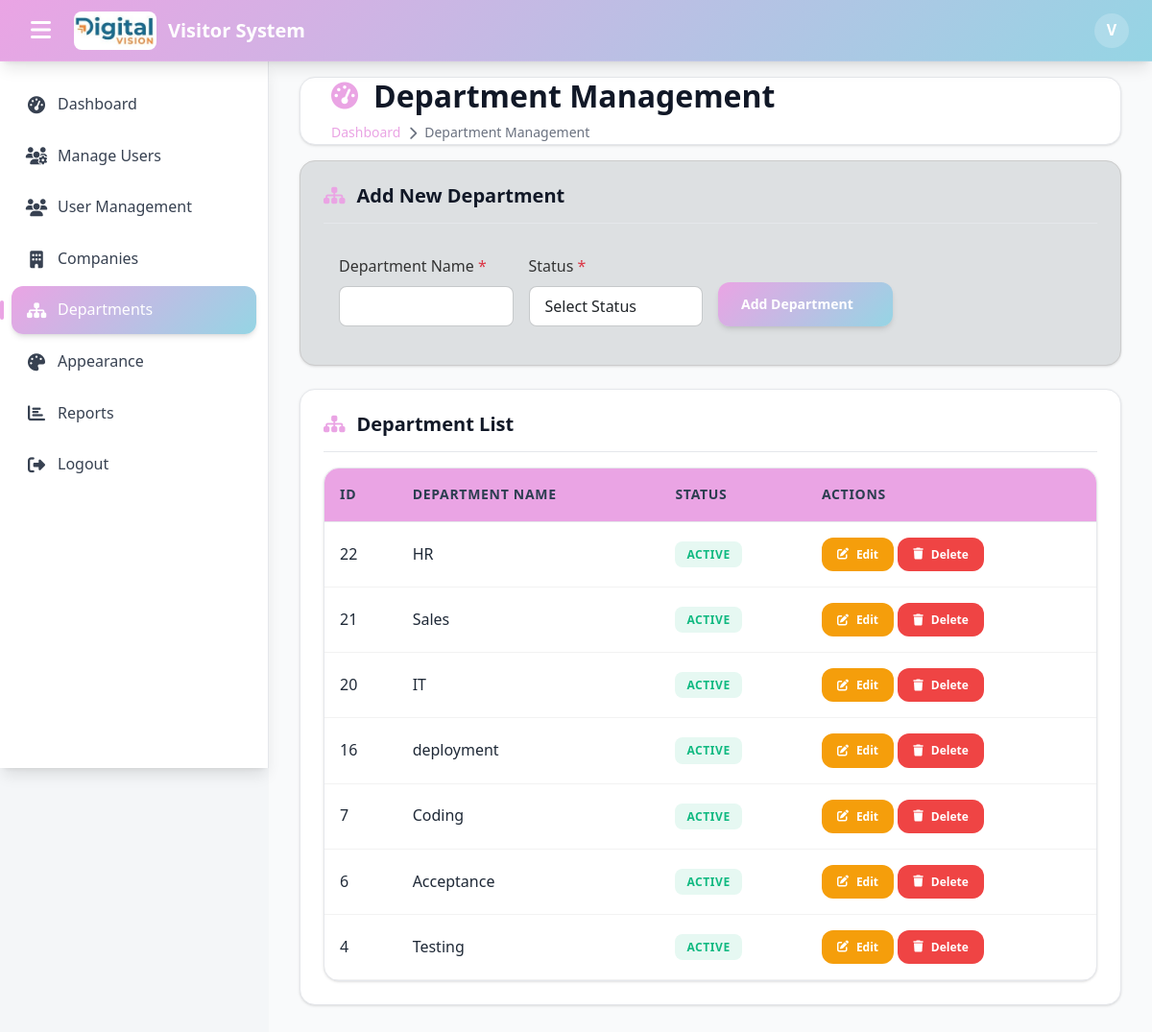
The app's page /admin/create_department.php (signed in) with its own data.
### tables this page shows
CREATE TABLE `system_theme` (
  `id` int(10) NOT NULL,
  `primary_color` varchar(20) DEFAULT '#007bff',
  `secondary_color` varchar(20) DEFAULT '#0056b3',
  `logo_path` varchar(255) DEFAULT NULL
);

CREATE TABLE `departments` (
  `id` int(10) NOT NULL,
  `name` varchar(10) NOT NULL,
  `status` enum('Active','Inactive') DEFAULT 'Active',
  `created_at` datetime DEFAULT current_timestamp()
);

### includes/theme.php (called while the page is built, shortened)
<?php
require_once __DIR__ . '/db.php';
$theme = [
    'primary_color' => '#2563eb',
    'secondary_color' => '#1d4ed8',
    'logo_path' => 'assets/default-logo.svg'
];
if ($conn) {
    $res = $conn->query("SELECT primary_color, secondary_color, logo_path FROM system_theme LIMIT 1");
    if ($res && $row = $res->fetch_assoc()) {
        if (!empty($row['primary_color'])) $theme['primary_color'] = $row['primary_color'];
        if (!empty($row['secondary_color'])) $theme['secondary_color'] = $row['secondary_color'];
        if (!empty($row['logo_path'])) $theme['logo_path'] = $row['logo_path'];
    }
}
function theme_logo() {
    global $theme;
    return $theme['logo_path'];
}
?>

### admin/create_department.php (the view, shortened to what this page needs)
<?php
require_once __DIR__ . '/../includes/erp_layout.php';
$editDepartment = null;
$result = $conn->query("SELECT * FROM departments ORDER BY id DESC");
$breadcrumbs = [
    ['title' => 'Dashboard', 'url' => 'dashboard.php', 'icon' => 'tachometer-alt'],
    ['title' => 'Department Management', 'icon' => 'sitemap']
];
echo erp_header('Department Management', $breadcrumbs);
?>
<div class="erp-card form-card mb-4">
    <div class="erp-card-header">
        <h3 class="erp-card-title">
            <i class="fas fa-sitemap"></i>
            <?= $editDepartment ? 'Edit Department' : 'Add New Department' ?>
        </h3>
    </div>
    <form method="POST" class="p-3" id="departmentForm">
        <div class="row g-3 align-items-end">
            <div class="col-md-3">
                <label class="form-label">Department Name <span class="text-danger">*</span></label>
                <input type="text" name="<?= $editDepartment ? 'edit_name' : 'name' ?>" id="deptName"
                    class="form-control"
                    value="<?= htmlspecialchars($editDepartment['name'] ?? $_POST['name'] ?? '') ?>">
            </div>
            <div class="col-md-3">
                <label class="form-label">Status <span class="text-danger">*</span></label>
                <select name="<?= $editDepartment ? 'edit_status' : 'status' ?>" id="deptStatus" class="form-control">
                    <option value="">Select Status</option>
                </select>
            </div>
            <div class="col-md-3 d-flex align-items-end">
                <button type="submit" class="erp-btn erp-btn-primary w-100">
                    <?= $editDepartment ? 'Update Department' : 'Add Department' ?>
                </button>
            </div>
        </div>
    </form>
</div>
<div class="erp-card">
    <div class="erp-card-header">
        <h3 class="erp-card-title"><i class="fas fa-sitemap"></i> Department List</h3>
    </div>
    <div class="erp-table-container">
        <table class="erp-table">
            <thead>
                <tr>
                    <th>ID</th>
                    <th>Department Name</th>
                    <th>Status</th>
                    <th>Actions</th>
                </tr>
            </thead>
            <tbody>
                <?php if ($result && $result->num_rows > 0): ?>
                    <?php while ($row = $result->fetch_assoc()): ?>
                        <tr>
                            <td><?= $row['id'] ?></td>
                            <td><?= htmlspecialchars($row['name']) ?></td>
                            <td><?= erp_badge($row['status'], $row['status'] == 'Active' ? 'success' : 'danger') ?></td>
                            <td>
                                <a href="?edit=<?= $row['id'] ?>" class="erp-btn erp-btn-warning erp-btn-sm"
                                    onclick="return editAlert();"><i class="fas fa-edit"></i> Edit</a>
                                <a href="javascript:void(0)" class="erp-btn erp-btn-danger erp-btn-sm"
                                    onclick="deleteConfirm('?delete=<?= $row['id'] ?>','department')"><i
                                        class="fas fa-trash"></i> Delete</a>
                            </td>
                        </tr>
                    <?php endwhile; ?>
                <?php endif; ?>
            </tbody>
        </table>
    </div>
</div>
<?php echo erp_footer(); ?>

### includes/erp_layout.php (shortened to what this page needs)
<?php
require_once __DIR__ . '/theme.php';
function erp_header($title, $breadcrumbs = [])
{
    ?>
    <!DOCTYPE html>
    <html lang="en">
    <head>
        <link href="https://cdn.jsdelivr.net/npm/bootstrap@5.3.2/dist/css/bootstrap.min.css" rel="stylesheet">
        <link href="https://cdnjs.cloudflare.com/ajax/libs/font-awesome/6.4.0/css/all.min.css" rel="stylesheet">
        <link href="https://cdn.jsdelivr.net/npm/bootstrap-icons@1.11.1/font/bootstrap-icons.css" rel="stylesheet">
        <link href="https://cdn.datatables.net/1.13.6/css/dataTables.bootstrap5.min.css" rel="stylesheet">
 </head>
    <body>
        <nav class="erp-navbar">
            <button class="erp-navbar-toggle" id="sidebarToggle">
                <i class="fas fa-bars"></i>
            </button>
            <a href="#" class="erp-navbar-brand">
                <img src="../<?php echo theme_logo(); ?>" alt="ERP Logo">
                <span class="d-none d-md-inline">Visitor System</span>
            </a>
    <div class="erp-navbar-actions">
                <div class="erp-user-menu">
                    <div class="erp-user-avatar" onclick="toggleUserMenu()">
                        <?php echo strtoupper(substr($_SESSION['user']['email'] ?? 'U', 0, 1)); ?>
                    </div>
                </div>
            </div>
        </nav>
        <aside class="erp-sidebar" id="sidebar">
            <nav class="erp-sidebar-nav">
                <?php if (isset($_SESSION['user']['role'])): ?>
                    <?php if ($_SESSION['user']['role'] === 'admin'): ?>
                        <div class="erp-nav-item">
                            <a href="dashboard.php"
                                class="erp-nav-link <?php echo basename($_SERVER['PHP_SELF']) == 'dashboard.php' ? 'active' : ''; ?>">
                                <i class="erp-nav-icon fas fa-tachometer-alt"></i>
                                <span class="erp-nav-text">Dashboard</span>
                            </a>
                        </div>
                        <div class="erp-nav-item">
                            <a href="manage_users.php"
                                class="erp-nav-link <?php echo basename($_SERVER['PHP_SELF']) == 'manage_users.php' ? 'active' : ''; ?>">
                                <i class="erp-nav-icon fas fa-users-cog"></i>
                                <span class="erp-nav-text">Manage Users</span>
                            </a>
                        </div>
                        <div class="erp-nav-item">
                            <a href="User_creation.php"
                                class="erp-nav-link <?php echo basename($_SERVER['PHP_SELF']) == 'User_creation.php' ? 'active' : ''; ?>">
                                <i class="erp-nav-icon fas fa-users"></i>
                                <span class="erp-nav-text">User Management</span>
                            </a>
                        </div>
                        <div class="erp-nav-item">
                            <a href="create_company.php"
                                class="erp-nav-link <?php echo basename($_SERVER['PHP_SELF']) == 'create_company.php' ? 'active' : ''; ?>">
                                <i class="erp-nav-icon fas fa-building"></i>
                                <span class="erp-nav-text">Companies</span>
                            </a>
                        </div>
                        <div class="erp-nav-item">
                            <a href="create_department.php"
                                class="erp-nav-link <?php echo basename($_SERVER['PHP_SELF']) == 'create_department.php' ? 'active' : ''; ?>">
                                <i class="erp-nav-icon fas fa-sitemap"></i>
                                <span class="erp-nav-text">Departments</span>
                            </a>
                        </div>
                        <div class="erp-nav-item">
                            <a href="appearance.php"
                                class="erp-nav-link <?php echo basename($_SERVER['PHP_SELF']) == 'appearance.php' ? 'active' : ''; ?>">
                                <i class="erp-nav-icon fas fa-palette"></i>
                                <span class="erp-nav-text">Appearance</span>
                            </a>
                        </div>
                        <div class="erp-nav-item">
                            <a href="reports.php"
                                class="erp-nav-link <?php echo basename($_SERVER['PHP_SELF']) == 'reports.php' ? 'active' : ''; ?>">
                                <i class="erp-nav-icon fas fa-chart-bar"></i>
                                <span class="erp-nav-text">Reports</span>
                            </a>
                        </div>
                    <?php endif; ?>
                <?php endif; ?>
                <div class="erp-nav-item">
                    <a href="../pages/logout.php" class="erp-nav-link">
                        <i class="erp-nav-icon fas fa-sign-out-alt"></i>
                        <span class="erp-nav-text">Logout</span>
                    </a>
                </div>
            </nav>
        </aside>
        <main class="erp-main-content" id="mainContent">
            <div class="erp-content-wrapper">
                <div class="erp-page-header">
                    <h1 class="erp-page-title">
                        <i class="fas fa-<?php echo $breadcrumbs[0]['icon'] ?? 'home'; ?>"></i>
                        <?php echo htmlspecialchars($title); ?>
                    </h1>
                    <?php if (!empty($breadcrumbs)): ?>
                        <nav class="erp-breadcrumb">
                            <?php foreach ($breadcrumbs as $index => $crumb): ?>
                                <?php if ($index > 0): ?>
                                    <i class="fas fa-chevron-right"></i>
                                <?php endif; ?>
                                <?php if (isset($crumb['url'])): ?>
                                    <a
                                        href="<?php echo htmlspecialchars($crumb['url']); ?>"><?php echo htmlspecialchars($crumb['title']); ?></a>
                                <?php else: ?>
                                    <span><?php echo htmlspecialchars($crumb['title']); ?></span>
                                <?php endif; ?>
                            <?php endforeach; ?>
                        </nav>
                    <?php endif; ?>
                </div>
                <?php
                return ob_get_clean();
}
function erp_footer()
{
    ?>
        </div>
        </main>
    </body>
    </html>
    <?php
    return ob_get_clean();
}
function erp_badge($text, $type = 'primary')
{
    return "<span class='erp-badge erp-badge-{$type}'>{$text}</span>";
}
?>

### admin/create_department.php (style rules this page uses)
.erp-card.form-card { background-color: #dde0e2ff; border: 1px solid #ccc; color: #333; }
.erp-card.form-card .form-label { color: #333; }

### records on screen
system_theme: logo_path (picture)
departments: id "22", name "HR", status "ACTIVE"
departments: id "21", name "Sales", status "ACTIVE"
departments: id "20", name "IT", status "ACTIVE"
departments: id "16", name "deployment", status "ACTIVE"
departments: id "7", name "Coding", status "ACTIVE"
departments: id "6", name "Acceptance", status "ACTIVE"
departments: id "4", name "Testing", status "ACTIVE"

### other values on screen
substr($_SESSION['user']['email'] ?? 'U', 0, 1) "V"
$title "Department Management"
$crumb['title'] "Dashboard"
$crumb['title'] "Department Management"
